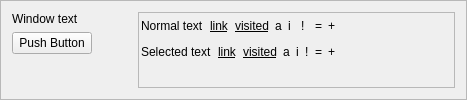
<ui version="4.0" >
 <class>preview</class>
 <widget class="QFrame" name="preview" >
  <property name="geometry" >
   <rect>
    <x>0</x>
    <y>0</y>
    <width>467</width>
    <height>100</height>
   </rect>
  </property>
  <property name="sizePolicy" >
   <sizepolicy vsizetype="Minimum" hsizetype="Preferred" >
    <horstretch>0</horstretch>
    <verstretch>0</verstretch>
   </sizepolicy>
  </property>
  <property name="frameShape" >
   <enum>QFrame::StyledPanel</enum>
  </property>
  <property name="frameShadow" >
   <enum>QFrame::Sunken</enum>
  </property>
  <layout class="QGridLayout" >
   <item row="0" column="0" >
    <widget class="QLabel" name="label" >
     <property name="text" >
      <string>Window text</string>
     </property>
    </widget>
   </item>
   <item rowspan="3" row="0" column="2" >
    <widget class="QFrame" name="frame" >
     <property name="autoFillBackground" >
      <bool>true</bool>
     </property>
     <property name="frameShape" >
      <enum>QFrame::StyledPanel</enum>
     </property>
     <property name="frameShadow" >
      <enum>QFrame::Sunken</enum>
     </property>
     <layout class="QGridLayout" >
      <property name="leftMargin" >
       <number>0</number>
      </property>
      <property name="topMargin" >
       <number>0</number>
      </property>
      <property name="rightMargin" >
       <number>0</number>
      </property>
      <property name="bottomMargin" >
       <number>0</number>
      </property>
      <property name="horizontalSpacing" >
       <number>0</number>
      </property>
      <property name="verticalSpacing" >
       <number>0</number>
      </property>
      <item row="0" column="0" >
       <widget class="QWidget" native="1" name="viewWidget" >
        <layout class="QHBoxLayout" >
         <property name="leftMargin" >
          <number>2</number>
         </property>
         <property name="topMargin" >
          <number>2</number>
         </property>
         <property name="rightMargin" >
          <number>2</number>
         </property>
         <property name="bottomMargin" >
          <number>2</number>
         </property>
         <item>
          <widget class="QLabel" name="labelView0" >
           <property name="text" >
            <string>Normal text</string>
           </property>
          </widget>
         </item>
         <item>
          <widget class="QLabel" name="labelView3" >
           <property name="font" >
            <font>
             <underline>true</underline>
            </font>
           </property>
           <property name="text" >
            <string>link</string>
           </property>
          </widget>
         </item>
         <item>
          <widget class="QLabel" name="labelView4" >
           <property name="font" >
            <font>
             <underline>true</underline>
            </font>
           </property>
           <property name="text" >
            <string>visited</string>
           </property>
          </widget>
         </item>
         <item>
          <widget class="QLabel" name="labelView2" >
           <property name="text" >
            <string comment="active (abbreviate)" >a</string>
           </property>
          </widget>
         </item>
         <item>
          <widget class="QLabel" name="labelView1" >
           <property name="text" >
            <string comment="inactive (abbreviate)" >i</string>
           </property>
          </widget>
         </item>
         <item>
          <widget class="QLabel" name="labelView5" >
           <property name="text" >
            <string>!</string>
           </property>
          </widget>
         </item>
         <item>
          <widget class="QLabel" name="labelView6" >
           <property name="text" >
            <string>=</string>
           </property>
          </widget>
         </item>
         <item>
          <widget class="QLabel" name="labelView7" >
           <property name="text" >
            <string>+</string>
           </property>
          </widget>
         </item>
        </layout>
       </widget>
      </item>
      <item rowspan="2" row="0" column="1" >
       <spacer>
        <property name="orientation" >
         <enum>Qt::Horizontal</enum>
        </property>
        <property name="sizeType" >
         <enum>QSizePolicy::MinimumExpanding</enum>
        </property>
        <property name="sizeHint" >
         <size>
          <width>4</width>
          <height>51</height>
         </size>
        </property>
       </spacer>
      </item>
      <item row="1" column="0" >
       <widget class="QWidget" native="1" name="selectionWidget" >
        <property name="autoFillBackground" >
         <bool>true</bool>
        </property>
        <layout class="QHBoxLayout" >
         <property name="leftMargin" >
          <number>2</number>
         </property>
         <property name="topMargin" >
          <number>2</number>
         </property>
         <property name="rightMargin" >
          <number>2</number>
         </property>
         <property name="bottomMargin" >
          <number>2</number>
         </property>
         <item>
          <widget class="QLabel" name="labelSelection0" >
           <property name="text" >
            <string>Selected text</string>
           </property>
          </widget>
         </item>
         <item>
          <widget class="QLabel" name="labelSelection3" >
           <property name="font" >
            <font>
             <underline>true</underline>
            </font>
           </property>
           <property name="text" >
            <string>link</string>
           </property>
          </widget>
         </item>
         <item>
          <widget class="QLabel" name="labelSelection4" >
           <property name="font" >
            <font>
             <underline>true</underline>
            </font>
           </property>
           <property name="text" >
            <string>visited</string>
           </property>
          </widget>
         </item>
         <item>
          <widget class="QLabel" name="labelSelection2" >
           <property name="text" >
            <string comment="active (abbreviate)" >a</string>
           </property>
          </widget>
         </item>
         <item>
          <widget class="QLabel" name="labelSelection1" >
           <property name="text" >
            <string comment="inactive (abbreviate)" >i</string>
           </property>
          </widget>
         </item>
         <item>
          <widget class="QLabel" name="labelSelection5" >
           <property name="text" >
            <string>!</string>
           </property>
          </widget>
         </item>
         <item>
          <widget class="QLabel" name="labelSelection6" >
           <property name="text" >
            <string>=</string>
           </property>
          </widget>
         </item>
         <item>
          <widget class="QLabel" name="labelSelection7" >
           <property name="text" >
            <string>+</string>
           </property>
          </widget>
         </item>
        </layout>
       </widget>
      </item>
      <item row="2" column="0" colspan="2" >
       <spacer>
        <property name="orientation" >
         <enum>Qt::Vertical</enum>
        </property>
        <property name="sizeType" >
         <enum>QSizePolicy::MinimumExpanding</enum>
        </property>
        <property name="sizeHint" >
         <size>
          <width>141</width>
          <height>0</height>
         </size>
        </property>
       </spacer>
      </item>
     </layout>
    </widget>
   </item>
   <item row="1" column="0" >
    <widget class="QPushButton" name="pushButton" >
     <property name="text" >
      <string>Push Button</string>
     </property>
    </widget>
   </item>
   <item row="1" column="1" >
    <spacer>
     <property name="orientation" >
      <enum>Qt::Horizontal</enum>
     </property>
     <property name="sizeType" >
      <enum>QSizePolicy::Preferred</enum>
     </property>
     <property name="sizeHint" >
      <size>
       <width>40</width>
       <height>20</height>
      </size>
     </property>
    </spacer>
   </item>
   <item row="2" column="0" >
    <spacer>
     <property name="orientation" >
      <enum>Qt::Vertical</enum>
     </property>
     <property name="sizeType" >
      <enum>QSizePolicy::MinimumExpanding</enum>
     </property>
     <property name="sizeHint" >
      <size>
       <width>20</width>
       <height>0</height>
      </size>
     </property>
    </spacer>
   </item>
  </layout>
 </widget>
 <resources/>
 <connections/>
</ui>
